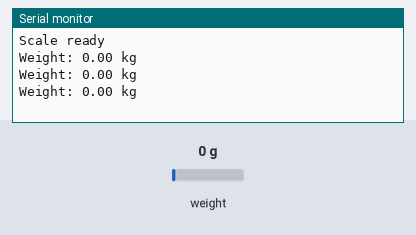
A sketch run on a simulated ESP32. Shown: the last lines printed to the serial monitor. The test bench sets the inputs (shaded band); at power-on: weight on the scale 0 g.

Above: at 4.6 s.
4.7 s: weight on the scale set to 100 g
At 5.21 s:
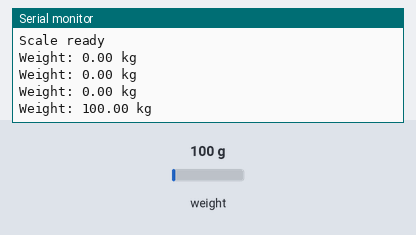
6.2 s: weight on the scale set to 1250 g
At 6.21 s:
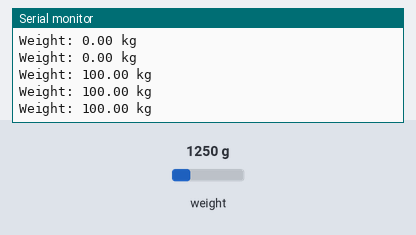
Timing chart, 0 to 9.2 s (numbered marks = the images above; inputs shaded):
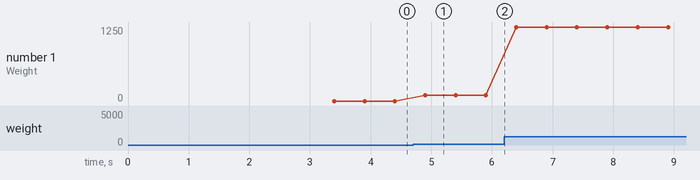

The sketch:

kamotech_esp32_servo_only.ino
```cpp
#include <HX711_ADC.h>

#define DOUT 19
#define CLK 18

HX711_ADC loadcell(DOUT, CLK);

unsigned long timer = 0;

void setup() {
  Serial.begin(115200);

  loadcell.begin();

  // IMPORTANT:
  // Nobody and nothing extra should be on the platform during startup.
  loadcell.start(3000, true);

  if (loadcell.getTareTimeoutFlag() ||
      loadcell.getSignalTimeoutFlag()) {
    Serial.println("HX711 ERROR");
    while (1);
  }

  loadcell.setCalFactor(760.0);

  Serial.println("Scale ready");
}

void loop() {
  loadcell.update();

  if (millis() - timer >= 500) {
    timer = millis();

    float weight = loadcell.getData();

    if (weight > -0.1 && weight < 0.1) {
      weight = 0;
    }

    Serial.print("Weight: ");
    Serial.print(weight, 2);
    Serial.println(" kg");
  }
}
```

Measured:
- after the input at 4.7 s, the serial monitor: prints a new line after 0.20 s (image 1)
- plotted number 1: 0 → 100 after the input at 4.7 s, 100 → 1250 after the input at 6.2 s
